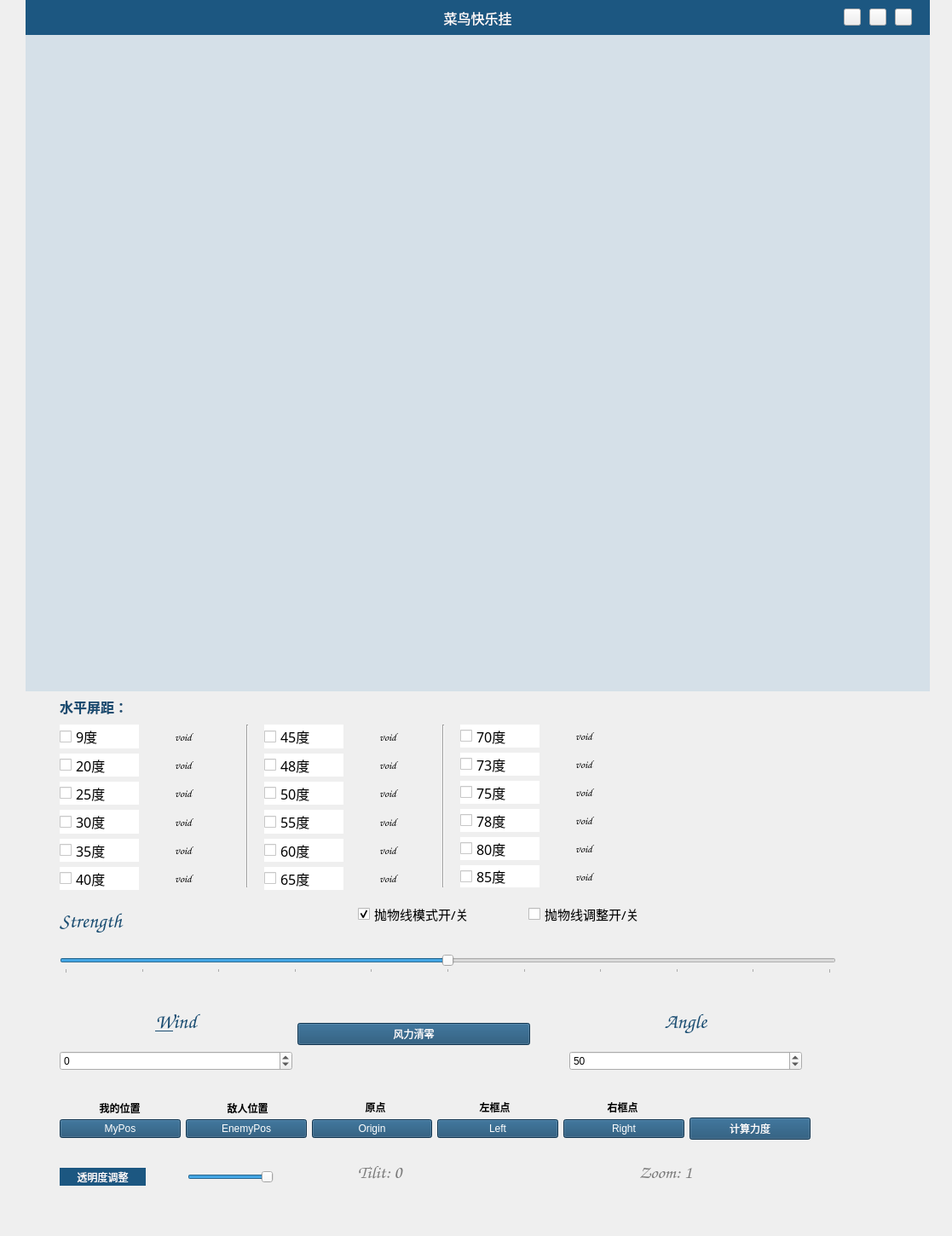
<?xml version="1.0" encoding="UTF-8"?>
<ui version="4.0">
 <class>Form</class>
 <widget class="QWidget" name="Form">
  <property name="geometry">
   <rect>
    <x>0</x>
    <y>0</y>
    <width>1117</width>
    <height>1450</height>
   </rect>
  </property>
  <property name="focusPolicy">
   <enum>Qt::ClickFocus</enum>
  </property>
  <property name="windowTitle">
   <string>薪资统计</string>
  </property>
  <property name="windowIcon">
   <iconset>
    <normaloff>冲浪.png</normaloff>冲浪.png</iconset>
  </property>
  <property name="windowOpacity">
   <double>1.000000000000000</double>
  </property>
  <property name="styleSheet">
   <string notr="true">background-image: url(:/新前缀/未标题-2.png);</string>
  </property>
  <widget class="QSlider" name="strength">
   <property name="geometry">
    <rect>
     <x>70</x>
     <y>1120</y>
     <width>911</width>
     <height>22</height>
    </rect>
   </property>
   <property name="focusPolicy">
    <enum>Qt::StrongFocus</enum>
   </property>
   <property name="toolTip">
    <string>调整力度</string>
   </property>
   <property name="maximum">
    <number>1000</number>
   </property>
   <property name="singleStep">
    <number>10</number>
   </property>
   <property name="value">
    <number>500</number>
   </property>
   <property name="orientation">
    <enum>Qt::Horizontal</enum>
   </property>
   <property name="invertedAppearance">
    <bool>false</bool>
   </property>
   <property name="tickPosition">
    <enum>QSlider::TicksBelow</enum>
   </property>
   <property name="tickInterval">
    <number>100</number>
   </property>
  </widget>
  <widget class="QLabel" name="label_strength">
   <property name="geometry">
    <rect>
     <x>70</x>
     <y>1050</y>
     <width>301</width>
     <height>61</height>
    </rect>
   </property>
   <property name="font">
    <font>
     <family>Comic Sans MS</family>
     <pointsize>18</pointsize>
    </font>
   </property>
   <property name="styleSheet">
    <string notr="true">color: rgb(25, 76, 113);</string>
   </property>
   <property name="text">
    <string>Strength</string>
   </property>
   <property name="alignment">
    <set>Qt::AlignLeading|Qt::AlignLeft|Qt::AlignVCenter</set>
   </property>
  </widget>
  <widget class="QWidget" name="layoutWidget">
   <property name="geometry">
    <rect>
     <x>70</x>
     <y>1170</y>
     <width>911</width>
     <height>86</height>
    </rect>
   </property>
   <layout class="QHBoxLayout" name="horizontalLayout">
    <item>
     <layout class="QVBoxLayout" name="verticalLayout">
      <item>
       <widget class="QLabel" name="label_wind">
        <property name="sizePolicy">
         <sizepolicy hsizetype="Minimum" vsizetype="Minimum">
          <horstretch>0</horstretch>
          <verstretch>0</verstretch>
         </sizepolicy>
        </property>
        <property name="font">
         <font>
          <family>Comic Sans MS</family>
          <pointsize>18</pointsize>
          <kerning>false</kerning>
         </font>
        </property>
        <property name="focusPolicy">
         <enum>Qt::NoFocus</enum>
        </property>
        <property name="styleSheet">
         <string notr="true">color: rgb(25, 76, 113);</string>
        </property>
        <property name="text">
         <string>&amp;Wind</string>
        </property>
        <property name="alignment">
         <set>Qt::AlignCenter</set>
        </property>
        <property name="buddy">
         <cstring>wind</cstring>
        </property>
       </widget>
      </item>
      <item>
       <widget class="QDoubleSpinBox" name="wind">
        <property name="mouseTracking">
         <bool>false</bool>
        </property>
        <property name="focusPolicy">
         <enum>Qt::WheelFocus</enum>
        </property>
        <property name="acceptDrops">
         <bool>false</bool>
        </property>
        <property name="wrapping">
         <bool>false</bool>
        </property>
        <property name="decimals">
         <number>0</number>
        </property>
        <property name="minimum">
         <double>-1600.000000000000000</double>
        </property>
        <property name="maximum">
         <double>1600.000000000000000</double>
        </property>
        <property name="singleStep">
         <double>1.000000000000000</double>
        </property>
       </widget>
      </item>
     </layout>
    </item>
    <item>
     <widget class="QPushButton" name="windcleanbutton">
      <property name="font">
       <font>
        <family>华光粗圆_CNKI</family>
       </font>
      </property>
      <property name="styleSheet">
       <string notr="true">background-color: rgb(25, 76, 113);
color: rgb(255, 255, 255);</string>
      </property>
      <property name="text">
       <string>风力清零</string>
      </property>
     </widget>
    </item>
    <item>
     <spacer name="horizontalSpacer">
      <property name="orientation">
       <enum>Qt::Horizontal</enum>
      </property>
      <property name="sizeType">
       <enum>QSizePolicy::Preferred</enum>
      </property>
      <property name="sizeHint" stdset="0">
       <size>
        <width>40</width>
        <height>20</height>
       </size>
      </property>
     </spacer>
    </item>
    <item>
     <layout class="QVBoxLayout" name="verticalLayout_2">
      <item>
       <widget class="QLabel" name="label_angle">
        <property name="sizePolicy">
         <sizepolicy hsizetype="Minimum" vsizetype="Minimum">
          <horstretch>0</horstretch>
          <verstretch>0</verstretch>
         </sizepolicy>
        </property>
        <property name="font">
         <font>
          <family>Comic Sans MS</family>
          <pointsize>18</pointsize>
         </font>
        </property>
        <property name="layoutDirection">
         <enum>Qt::LeftToRight</enum>
        </property>
        <property name="styleSheet">
         <string notr="true">color: rgb(25, 76, 113);</string>
        </property>
        <property name="text">
         <string>Angle</string>
        </property>
        <property name="alignment">
         <set>Qt::AlignCenter</set>
        </property>
       </widget>
      </item>
      <item>
       <widget class="QSpinBox" name="angle">
        <property name="mouseTracking">
         <bool>false</bool>
        </property>
        <property name="focusPolicy">
         <enum>Qt::WheelFocus</enum>
        </property>
        <property name="acceptDrops">
         <bool>false</bool>
        </property>
        <property name="inputMethodHints">
         <set>Qt::ImhFormattedNumbersOnly</set>
        </property>
        <property name="maximum">
         <number>120</number>
        </property>
        <property name="value">
         <number>50</number>
        </property>
       </widget>
      </item>
     </layout>
    </item>
    <item>
     <spacer name="horizontalSpacer_2">
      <property name="orientation">
       <enum>Qt::Horizontal</enum>
      </property>
      <property name="sizeType">
       <enum>QSizePolicy::Preferred</enum>
      </property>
      <property name="sizeHint" stdset="0">
       <size>
        <width>40</width>
        <height>20</height>
       </size>
      </property>
     </spacer>
    </item>
   </layout>
  </widget>
  <widget class="QLabel" name="mypos">
   <property name="geometry">
    <rect>
     <x>90</x>
     <y>1290</y>
     <width>101</width>
     <height>20</height>
    </rect>
   </property>
   <property name="font">
    <font>
     <family>华光细圆_CNKI</family>
     <pointsize>9</pointsize>
     <kerning>true</kerning>
    </font>
   </property>
   <property name="text">
    <string>&lt;html&gt;&lt;head/&gt;&lt;body&gt;&lt;p&gt;&lt;span style=&quot; font-weight:600;&quot;&gt;我的位置&lt;/span&gt;&lt;/p&gt;&lt;/body&gt;&lt;/html&gt;</string>
   </property>
   <property name="alignment">
    <set>Qt::AlignCenter</set>
   </property>
  </widget>
  <widget class="QLabel" name="origin">
   <property name="geometry">
    <rect>
     <x>400</x>
     <y>1290</y>
     <width>81</width>
     <height>18</height>
    </rect>
   </property>
   <property name="sizePolicy">
    <sizepolicy hsizetype="Minimum" vsizetype="Minimum">
     <horstretch>0</horstretch>
     <verstretch>0</verstretch>
    </sizepolicy>
   </property>
   <property name="font">
    <font>
     <family>华光细圆_CNKI</family>
     <pointsize>9</pointsize>
     <kerning>true</kerning>
    </font>
   </property>
   <property name="text">
    <string>&lt;html&gt;&lt;head/&gt;&lt;body&gt;&lt;p&gt;&lt;span style=&quot; font-weight:600;&quot;&gt;原点&lt;/span&gt;&lt;/p&gt;&lt;/body&gt;&lt;/html&gt;</string>
   </property>
   <property name="alignment">
    <set>Qt::AlignCenter</set>
   </property>
  </widget>
  <widget class="QLabel" name="left">
   <property name="geometry">
    <rect>
     <x>540</x>
     <y>1290</y>
     <width>81</width>
     <height>18</height>
    </rect>
   </property>
   <property name="sizePolicy">
    <sizepolicy hsizetype="Minimum" vsizetype="Minimum">
     <horstretch>0</horstretch>
     <verstretch>0</verstretch>
    </sizepolicy>
   </property>
   <property name="font">
    <font>
     <family>华光细圆_CNKI</family>
     <pointsize>9</pointsize>
     <kerning>true</kerning>
    </font>
   </property>
   <property name="text">
    <string>&lt;html&gt;&lt;head/&gt;&lt;body&gt;&lt;p&gt;&lt;span style=&quot; font-weight:600;&quot;&gt;左框点&lt;/span&gt;&lt;/p&gt;&lt;/body&gt;&lt;/html&gt;</string>
   </property>
   <property name="alignment">
    <set>Qt::AlignCenter</set>
   </property>
  </widget>
  <widget class="QLabel" name="right">
   <property name="geometry">
    <rect>
     <x>690</x>
     <y>1290</y>
     <width>81</width>
     <height>18</height>
    </rect>
   </property>
   <property name="sizePolicy">
    <sizepolicy hsizetype="Minimum" vsizetype="Minimum">
     <horstretch>0</horstretch>
     <verstretch>0</verstretch>
    </sizepolicy>
   </property>
   <property name="font">
    <font>
     <family>华光细圆_CNKI</family>
     <pointsize>9</pointsize>
     <kerning>true</kerning>
    </font>
   </property>
   <property name="text">
    <string>&lt;html&gt;&lt;head/&gt;&lt;body&gt;&lt;p&gt;&lt;span style=&quot; font-weight:600;&quot;&gt;右框点&lt;/span&gt;&lt;/p&gt;&lt;/body&gt;&lt;/html&gt;</string>
   </property>
   <property name="alignment">
    <set>Qt::AlignCenter</set>
   </property>
  </widget>
  <widget class="QWidget" name="layoutWidget">
   <property name="geometry">
    <rect>
     <x>70</x>
     <y>1310</y>
     <width>881</width>
     <height>28</height>
    </rect>
   </property>
   <layout class="QHBoxLayout" name="horizontalLayout_2">
    <item>
     <widget class="QPushButton" name="MyPosbutton">
      <property name="font">
       <font>
        <family>Arial</family>
       </font>
      </property>
      <property name="focusPolicy">
       <enum>Qt::StrongFocus</enum>
      </property>
      <property name="styleSheet">
       <string notr="true">background-color: rgb(25, 76, 113);
color: rgb(255, 255, 255);</string>
      </property>
      <property name="text">
       <string>MyPos</string>
      </property>
      <property name="shortcut">
       <string>Z</string>
      </property>
      <property name="autoDefault">
       <bool>false</bool>
      </property>
     </widget>
    </item>
    <item>
     <widget class="QPushButton" name="EnemyPosbutton">
      <property name="font">
       <font>
        <family>Arial</family>
       </font>
      </property>
      <property name="styleSheet">
       <string notr="true">background-color: rgb(25, 76, 113);
color: rgb(255, 255, 255);</string>
      </property>
      <property name="text">
       <string>EnemyPos</string>
      </property>
      <property name="shortcut">
       <string>X</string>
      </property>
     </widget>
    </item>
    <item>
     <widget class="QPushButton" name="Originbutton">
      <property name="font">
       <font>
        <family>Arial</family>
       </font>
      </property>
      <property name="styleSheet">
       <string notr="true">background-color: rgb(25, 76, 113);
color: rgb(255, 255, 255);</string>
      </property>
      <property name="text">
       <string>Origin</string>
      </property>
      <property name="shortcut">
       <string>`</string>
      </property>
     </widget>
    </item>
    <item>
     <widget class="QPushButton" name="Leftbutton">
      <property name="font">
       <font>
        <family>Arial</family>
       </font>
      </property>
      <property name="styleSheet">
       <string notr="true">background-color: rgb(25, 76, 113);
color: rgb(255, 255, 255);</string>
      </property>
      <property name="text">
       <string>Left</string>
      </property>
      <property name="shortcut">
       <string>[</string>
      </property>
     </widget>
    </item>
    <item>
     <widget class="QPushButton" name="Rightbutton">
      <property name="font">
       <font>
        <family>Arial</family>
       </font>
      </property>
      <property name="styleSheet">
       <string notr="true">background-color: rgb(25, 76, 113);
color: rgb(255, 255, 255);</string>
      </property>
      <property name="text">
       <string>Right</string>
      </property>
      <property name="shortcut">
       <string>]</string>
      </property>
     </widget>
    </item>
    <item>
     <widget class="QPushButton" name="calculatebutton">
      <property name="font">
       <font>
        <family>Arial</family>
       </font>
      </property>
      <property name="styleSheet">
       <string notr="true">background-color: rgb(25, 76, 113);
color: rgb(255, 255, 255);</string>
      </property>
      <property name="text">
       <string>计算力度</string>
      </property>
      <property name="shortcut">
       <string>C</string>
      </property>
     </widget>
    </item>
   </layout>
   <zorder>Originbutton</zorder>
   <zorder>MyPosbutton</zorder>
   <zorder>Leftbutton</zorder>
   <zorder>Rightbutton</zorder>
   <zorder>EnemyPosbutton</zorder>
   <zorder>calculatebutton</zorder>
  </widget>
  <widget class="QLabel" name="enemypos">
   <property name="geometry">
    <rect>
     <x>240</x>
     <y>1290</y>
     <width>101</width>
     <height>20</height>
    </rect>
   </property>
   <property name="sizePolicy">
    <sizepolicy hsizetype="Minimum" vsizetype="Minimum">
     <horstretch>0</horstretch>
     <verstretch>0</verstretch>
    </sizepolicy>
   </property>
   <property name="font">
    <font>
     <family>华光细圆_CNKI</family>
     <pointsize>9</pointsize>
     <kerning>true</kerning>
    </font>
   </property>
   <property name="text">
    <string>&lt;html&gt;&lt;head/&gt;&lt;body&gt;&lt;p&gt;&lt;span style=&quot; font-weight:600;&quot;&gt;敌人位置&lt;/span&gt;&lt;/p&gt;&lt;/body&gt;&lt;/html&gt;</string>
   </property>
   <property name="alignment">
    <set>Qt::AlignCenter</set>
   </property>
  </widget>
  <widget class="QLabel" name="distancelabel">
   <property name="geometry">
    <rect>
     <x>70</x>
     <y>820</y>
     <width>371</width>
     <height>21</height>
    </rect>
   </property>
   <property name="font">
    <font>
     <family>黑体</family>
     <pointsize>12</pointsize>
     <bold>true</bold>
    </font>
   </property>
   <property name="layoutDirection">
    <enum>Qt::RightToLeft</enum>
   </property>
   <property name="styleSheet">
    <string notr="true">color: rgb(25, 76, 113)
</string>
   </property>
   <property name="text">
    <string>水平屏距：</string>
   </property>
   <property name="alignment">
    <set>Qt::AlignBottom|Qt::AlignLeading|Qt::AlignLeft</set>
   </property>
   <property name="wordWrap">
    <bool>false</bool>
   </property>
  </widget>
  <widget class="Line" name="line">
   <property name="geometry">
    <rect>
     <x>280</x>
     <y>850</y>
     <width>20</width>
     <height>191</height>
    </rect>
   </property>
   <property name="orientation">
    <enum>Qt::Vertical</enum>
   </property>
  </widget>
  <widget class="Line" name="line_2">
   <property name="geometry">
    <rect>
     <x>510</x>
     <y>850</y>
     <width>20</width>
     <height>191</height>
    </rect>
   </property>
   <property name="orientation">
    <enum>Qt::Vertical</enum>
   </property>
  </widget>
  <widget class="QWidget" name="layoutWidget">
   <property name="geometry">
    <rect>
     <x>310</x>
     <y>850</y>
     <width>191</width>
     <height>194</height>
    </rect>
   </property>
   <layout class="QVBoxLayout" name="verticalLayout_5">
    <item>
     <layout class="QHBoxLayout" name="horizontalLayout_13">
      <item>
       <widget class="QCheckBox" name="cb45">
        <property name="font">
         <font>
          <family>华光粗圆_CNKI</family>
          <pointsize>12</pointsize>
         </font>
        </property>
        <property name="styleSheet">
         <string notr="true">color: rgb(0, 0, 0);
background-color: rgb(255, 255, 255);</string>
        </property>
        <property name="text">
         <string>45度</string>
        </property>
       </widget>
      </item>
      <item>
       <widget class="QLabel" name="st45">
        <property name="font">
         <font>
          <family>Comic Sans MS</family>
          <pointsize>10</pointsize>
          <italic>false</italic>
          <bold>false</bold>
          <kerning>false</kerning>
         </font>
        </property>
        <property name="styleSheet">
         <string notr="true">color: rrgb(154, 154, 154)
</string>
        </property>
        <property name="text">
         <string>void</string>
        </property>
        <property name="alignment">
         <set>Qt::AlignCenter</set>
        </property>
       </widget>
      </item>
     </layout>
    </item>
    <item>
     <layout class="QHBoxLayout" name="horizontalLayout_14">
      <item>
       <widget class="QCheckBox" name="cb48">
        <property name="font">
         <font>
          <family>华光粗圆_CNKI</family>
          <pointsize>12</pointsize>
         </font>
        </property>
        <property name="styleSheet">
         <string notr="true">color: rgb(0, 0, 0);
background-color: rgb(255, 255, 255);</string>
        </property>
        <property name="text">
         <string>48度</string>
        </property>
       </widget>
      </item>
      <item>
       <widget class="QLabel" name="st48">
        <property name="font">
         <font>
          <family>Comic Sans MS</family>
          <pointsize>10</pointsize>
          <italic>false</italic>
          <bold>false</bold>
          <kerning>false</kerning>
         </font>
        </property>
        <property name="styleSheet">
         <string notr="true">color: rrgb(154, 154, 154)
</string>
        </property>
        <property name="text">
         <string>void</string>
        </property>
        <property name="alignment">
         <set>Qt::AlignCenter</set>
        </property>
       </widget>
      </item>
     </layout>
    </item>
    <item>
     <layout class="QHBoxLayout" name="horizontalLayout_15">
      <item>
       <widget class="QCheckBox" name="cb50">
        <property name="font">
         <font>
          <family>华光粗圆_CNKI</family>
          <pointsize>12</pointsize>
         </font>
        </property>
        <property name="styleSheet">
         <string notr="true">color: rgb(0, 0, 0);
background-color: rgb(255, 255, 255);</string>
        </property>
        <property name="text">
         <string>50度</string>
        </property>
       </widget>
      </item>
      <item>
       <widget class="QLabel" name="st50">
        <property name="font">
         <font>
          <family>Comic Sans MS</family>
          <pointsize>10</pointsize>
          <italic>false</italic>
          <bold>false</bold>
          <kerning>false</kerning>
         </font>
        </property>
        <property name="styleSheet">
         <string notr="true">color: rrgb(154, 154, 154)
</string>
        </property>
        <property name="text">
         <string>void</string>
        </property>
        <property name="alignment">
         <set>Qt::AlignCenter</set>
        </property>
       </widget>
      </item>
     </layout>
    </item>
    <item>
     <layout class="QHBoxLayout" name="horizontalLayout_16">
      <item>
       <widget class="QCheckBox" name="cb55">
        <property name="font">
         <font>
          <family>华光粗圆_CNKI</family>
          <pointsize>12</pointsize>
         </font>
        </property>
        <property name="styleSheet">
         <string notr="true">color: rgb(0, 0, 0);
background-color: rgb(255, 255, 255);</string>
        </property>
        <property name="text">
         <string>55度</string>
        </property>
       </widget>
      </item>
      <item>
       <widget class="QLabel" name="st55">
        <property name="font">
         <font>
          <family>Comic Sans MS</family>
          <pointsize>10</pointsize>
          <italic>false</italic>
          <bold>false</bold>
          <kerning>false</kerning>
         </font>
        </property>
        <property name="styleSheet">
         <string notr="true">color: rrgb(154, 154, 154)
</string>
        </property>
        <property name="text">
         <string>void</string>
        </property>
        <property name="alignment">
         <set>Qt::AlignCenter</set>
        </property>
       </widget>
      </item>
     </layout>
    </item>
    <item>
     <layout class="QHBoxLayout" name="horizontalLayout_17">
      <item>
       <widget class="QCheckBox" name="cb60">
        <property name="font">
         <font>
          <family>华光粗圆_CNKI</family>
          <pointsize>12</pointsize>
         </font>
        </property>
        <property name="styleSheet">
         <string notr="true">color: rgb(0, 0, 0);
background-color: rgb(255, 255, 255);</string>
        </property>
        <property name="text">
         <string>60度</string>
        </property>
       </widget>
      </item>
      <item>
       <widget class="QLabel" name="st60">
        <property name="font">
         <font>
          <family>Comic Sans MS</family>
          <pointsize>10</pointsize>
          <italic>false</italic>
          <bold>false</bold>
          <kerning>false</kerning>
         </font>
        </property>
        <property name="styleSheet">
         <string notr="true">color: rrgb(154, 154, 154)
</string>
        </property>
        <property name="text">
         <string>void</string>
        </property>
        <property name="alignment">
         <set>Qt::AlignCenter</set>
        </property>
       </widget>
      </item>
     </layout>
    </item>
    <item>
     <layout class="QHBoxLayout" name="horizontalLayout_18">
      <item>
       <widget class="QCheckBox" name="cb65">
        <property name="font">
         <font>
          <family>华光粗圆_CNKI</family>
          <pointsize>12</pointsize>
         </font>
        </property>
        <property name="styleSheet">
         <string notr="true">color: rgb(0, 0, 0);
background-color: rgb(255, 255, 255);</string>
        </property>
        <property name="text">
         <string>65度</string>
        </property>
       </widget>
      </item>
      <item>
       <widget class="QLabel" name="st65">
        <property name="font">
         <font>
          <family>Comic Sans MS</family>
          <pointsize>10</pointsize>
          <italic>false</italic>
          <bold>false</bold>
          <kerning>false</kerning>
         </font>
        </property>
        <property name="styleSheet">
         <string notr="true">color: rrgb(154, 154, 154)
</string>
        </property>
        <property name="text">
         <string>void</string>
        </property>
        <property name="alignment">
         <set>Qt::AlignCenter</set>
        </property>
       </widget>
      </item>
     </layout>
    </item>
   </layout>
  </widget>
  <widget class="QWidget" name="layoutWidget">
   <property name="geometry">
    <rect>
     <x>70</x>
     <y>850</y>
     <width>191</width>
     <height>194</height>
    </rect>
   </property>
   <layout class="QVBoxLayout" name="verticalLayout_4">
    <item>
     <layout class="QHBoxLayout" name="horizontalLayout_7">
      <item>
       <widget class="QCheckBox" name="cb9">
        <property name="sizePolicy">
         <sizepolicy hsizetype="Minimum" vsizetype="Minimum">
          <horstretch>0</horstretch>
          <verstretch>0</verstretch>
         </sizepolicy>
        </property>
        <property name="font">
         <font>
          <family>华光粗圆_CNKI</family>
          <pointsize>12</pointsize>
         </font>
        </property>
        <property name="styleSheet">
         <string notr="true">color: rgb(0, 0, 0);
background-color: rgb(255, 255, 255);</string>
        </property>
        <property name="text">
         <string>9度</string>
        </property>
       </widget>
      </item>
      <item>
       <widget class="QLabel" name="st9">
        <property name="font">
         <font>
          <family>Comic Sans MS</family>
          <pointsize>10</pointsize>
         </font>
        </property>
        <property name="autoFillBackground">
         <bool>false</bool>
        </property>
        <property name="styleSheet">
         <string notr="true">color: rrgb(154, 154, 154)
</string>
        </property>
        <property name="text">
         <string>void</string>
        </property>
        <property name="alignment">
         <set>Qt::AlignCenter</set>
        </property>
       </widget>
      </item>
     </layout>
    </item>
    <item>
     <layout class="QHBoxLayout" name="horizontalLayout_8">
      <item>
       <widget class="QCheckBox" name="cb20">
        <property name="sizePolicy">
         <sizepolicy hsizetype="Minimum" vsizetype="Minimum">
          <horstretch>0</horstretch>
          <verstretch>0</verstretch>
         </sizepolicy>
        </property>
        <property name="font">
         <font>
          <family>华光粗圆_CNKI</family>
          <pointsize>12</pointsize>
         </font>
        </property>
        <property name="styleSheet">
         <string notr="true">color: rgb(0, 0, 0);
background-color: rgb(255, 255, 255);</string>
        </property>
        <property name="text">
         <string>20度</string>
        </property>
       </widget>
      </item>
      <item>
       <widget class="QLabel" name="st20">
        <property name="font">
         <font>
          <family>Comic Sans MS</family>
          <pointsize>10</pointsize>
         </font>
        </property>
        <property name="styleSheet">
         <string notr="true">color: rrgb(154, 154, 154)
</string>
        </property>
        <property name="text">
         <string>void</string>
        </property>
        <property name="alignment">
         <set>Qt::AlignCenter</set>
        </property>
       </widget>
      </item>
     </layout>
    </item>
    <item>
     <layout class="QHBoxLayout" name="horizontalLayout_9">
      <item>
       <widget class="QCheckBox" name="cb25">
        <property name="font">
         <font>
          <family>华光粗圆_CNKI</family>
          <pointsize>12</pointsize>
         </font>
        </property>
        <property name="styleSheet">
         <string notr="true">color: rgb(0, 0, 0);
background-color: rgb(255, 255, 255);</string>
        </property>
        <property name="text">
         <string>25度</string>
        </property>
       </widget>
      </item>
      <item>
       <widget class="QLabel" name="st25">
        <property name="font">
         <font>
          <family>Comic Sans MS</family>
          <pointsize>10</pointsize>
         </font>
        </property>
        <property name="styleSheet">
         <string notr="true">color: rrgb(154, 154, 154)
</string>
        </property>
        <property name="text">
         <string>void</string>
        </property>
        <property name="alignment">
         <set>Qt::AlignCenter</set>
        </property>
       </widget>
      </item>
     </layout>
    </item>
    <item>
     <layout class="QHBoxLayout" name="horizontalLayout_10">
      <item>
       <widget class="QCheckBox" name="cb30">
        <property name="font">
         <font>
          <family>华光粗圆_CNKI</family>
          <pointsize>12</pointsize>
         </font>
        </property>
        <property name="styleSheet">
         <string notr="true">color: rgb(0, 0, 0);
background-color: rgb(255, 255, 255);</string>
        </property>
        <property name="text">
         <string>30度</string>
        </property>
       </widget>
      </item>
      <item>
       <widget class="QLabel" name="st30">
        <property name="font">
         <font>
          <family>Comic Sans MS</family>
          <pointsize>10</pointsize>
         </font>
        </property>
        <property name="styleSheet">
         <string notr="true">color: rrgb(154, 154, 154)
</string>
        </property>
        <property name="text">
         <string>void</string>
        </property>
        <property name="alignment">
         <set>Qt::AlignCenter</set>
        </property>
       </widget>
      </item>
     </layout>
    </item>
    <item>
     <layout class="QHBoxLayout" name="horizontalLayout_11">
      <item>
       <widget class="QCheckBox" name="cb35">
        <property name="font">
         <font>
          <family>华光粗圆_CNKI</family>
          <pointsize>12</pointsize>
         </font>
        </property>
        <property name="styleSheet">
         <string notr="true">color: rgb(0, 0, 0);
background-color: rgb(255, 255, 255);</string>
        </property>
        <property name="text">
         <string>35度</string>
        </property>
       </widget>
      </item>
      <item>
       <widget class="QLabel" name="st35">
        <property name="font">
         <font>
          <family>Comic Sans MS</family>
          <pointsize>10</pointsize>
         </font>
        </property>
        <property name="styleSheet">
         <string notr="true">color: rrgb(154, 154, 154)
</string>
        </property>
        <property name="text">
         <string>void</string>
        </property>
        <property name="alignment">
         <set>Qt::AlignCenter</set>
        </property>
       </widget>
      </item>
     </layout>
    </item>
    <item>
     <layout class="QHBoxLayout" name="horizontalLayout_12">
      <item>
       <widget class="QCheckBox" name="cb40">
        <property name="font">
         <font>
          <family>华光粗圆_CNKI</family>
          <pointsize>12</pointsize>
         </font>
        </property>
        <property name="styleSheet">
         <string notr="true">color: rgb(0, 0, 0);
background-color: rgb(255, 255, 255);</string>
        </property>
        <property name="text">
         <string>40度</string>
        </property>
       </widget>
      </item>
      <item>
       <widget class="QLabel" name="st40">
        <property name="font">
         <font>
          <family>Comic Sans MS</family>
          <pointsize>10</pointsize>
         </font>
        </property>
        <property name="styleSheet">
         <string notr="true">color: rrgb(154, 154, 154)
</string>
        </property>
        <property name="text">
         <string>void</string>
        </property>
        <property name="alignment">
         <set>Qt::AlignCenter</set>
        </property>
       </widget>
      </item>
     </layout>
    </item>
   </layout>
  </widget>
  <widget class="QWidget" name="layoutWidget">
   <property name="geometry">
    <rect>
     <x>540</x>
     <y>850</y>
     <width>191</width>
     <height>191</height>
    </rect>
   </property>
   <layout class="QVBoxLayout" name="verticalLayout_6">
    <item>
     <layout class="QHBoxLayout" name="horizontalLayout_19">
      <item>
       <widget class="QCheckBox" name="cb70">
        <property name="font">
         <font>
          <family>华光粗圆_CNKI</family>
          <pointsize>12</pointsize>
         </font>
        </property>
        <property name="styleSheet">
         <string notr="true">color: rgb(0, 0, 0);
background-color: rgb(255, 255, 255);</string>
        </property>
        <property name="text">
         <string>70度</string>
        </property>
       </widget>
      </item>
      <item>
       <widget class="QLabel" name="st70">
        <property name="font">
         <font>
          <family>Comic Sans MS</family>
          <pointsize>10</pointsize>
          <italic>false</italic>
          <bold>false</bold>
          <kerning>false</kerning>
         </font>
        </property>
        <property name="styleSheet">
         <string notr="true">color: rrgb(154, 154, 154)
</string>
        </property>
        <property name="text">
         <string>void</string>
        </property>
        <property name="alignment">
         <set>Qt::AlignCenter</set>
        </property>
       </widget>
      </item>
     </layout>
    </item>
    <item>
     <layout class="QHBoxLayout" name="horizontalLayout_20">
      <item>
       <widget class="QCheckBox" name="cb73">
        <property name="font">
         <font>
          <family>华光粗圆_CNKI</family>
          <pointsize>12</pointsize>
         </font>
        </property>
        <property name="styleSheet">
         <string notr="true">color: rgb(0, 0, 0);
background-color: rgb(255, 255, 255);</string>
        </property>
        <property name="text">
         <string>73度</string>
        </property>
       </widget>
      </item>
      <item>
       <widget class="QLabel" name="st73">
        <property name="font">
         <font>
          <family>Comic Sans MS</family>
          <pointsize>10</pointsize>
          <italic>false</italic>
          <bold>false</bold>
          <kerning>false</kerning>
         </font>
        </property>
        <property name="styleSheet">
         <string notr="true">color: rrgb(154, 154, 154)
</string>
        </property>
        <property name="text">
         <string>void</string>
        </property>
        <property name="alignment">
         <set>Qt::AlignCenter</set>
        </property>
       </widget>
      </item>
     </layout>
    </item>
    <item>
     <layout class="QHBoxLayout" name="horizontalLayout_21">
      <item>
       <widget class="QCheckBox" name="cb75">
        <property name="font">
         <font>
          <family>华光粗圆_CNKI</family>
          <pointsize>12</pointsize>
         </font>
        </property>
        <property name="styleSheet">
         <string notr="true">color: rgb(0, 0, 0);
background-color: rgb(255, 255, 255);</string>
        </property>
        <property name="text">
         <string>75度</string>
        </property>
       </widget>
      </item>
      <item>
       <widget class="QLabel" name="st75">
        <property name="font">
         <font>
          <family>Comic Sans MS</family>
          <pointsize>10</pointsize>
          <italic>false</italic>
          <bold>false</bold>
          <kerning>false</kerning>
         </font>
        </property>
        <property name="styleSheet">
         <string notr="true">color: rrgb(154, 154, 154)
</string>
        </property>
        <property name="text">
         <string>void</string>
        </property>
        <property name="alignment">
         <set>Qt::AlignCenter</set>
        </property>
       </widget>
      </item>
     </layout>
    </item>
    <item>
     <layout class="QHBoxLayout" name="horizontalLayout_22">
      <item>
       <widget class="QCheckBox" name="cb78">
        <property name="font">
         <font>
          <family>华光粗圆_CNKI</family>
          <pointsize>12</pointsize>
         </font>
        </property>
        <property name="styleSheet">
         <string notr="true">color: rgb(0, 0, 0);
background-color: rgb(255, 255, 255);</string>
        </property>
        <property name="text">
         <string>78度</string>
        </property>
       </widget>
      </item>
      <item>
       <widget class="QLabel" name="st78">
        <property name="font">
         <font>
          <family>Comic Sans MS</family>
          <pointsize>10</pointsize>
          <italic>false</italic>
          <bold>false</bold>
          <kerning>false</kerning>
         </font>
        </property>
        <property name="styleSheet">
         <string notr="true">color: rrgb(154, 154, 154)
</string>
        </property>
        <property name="text">
         <string>void</string>
        </property>
        <property name="alignment">
         <set>Qt::AlignCenter</set>
        </property>
       </widget>
      </item>
     </layout>
    </item>
    <item>
     <layout class="QHBoxLayout" name="horizontalLayout_23">
      <item>
       <widget class="QCheckBox" name="cb80">
        <property name="font">
         <font>
          <family>华光粗圆_CNKI</family>
          <pointsize>12</pointsize>
         </font>
        </property>
        <property name="styleSheet">
         <string notr="true">background-color: rgb(255, 255, 255);
color: rgb(0, 0, 0);
</string>
        </property>
        <property name="text">
         <string>80度</string>
        </property>
       </widget>
      </item>
      <item>
       <widget class="QLabel" name="st80">
        <property name="font">
         <font>
          <family>Comic Sans MS</family>
          <pointsize>10</pointsize>
          <italic>false</italic>
          <bold>false</bold>
          <kerning>false</kerning>
         </font>
        </property>
        <property name="styleSheet">
         <string notr="true">color: rrgb(154, 154, 154)
</string>
        </property>
        <property name="text">
         <string>void</string>
        </property>
        <property name="alignment">
         <set>Qt::AlignCenter</set>
        </property>
       </widget>
      </item>
     </layout>
    </item>
    <item>
     <layout class="QHBoxLayout" name="horizontalLayout_24">
      <item>
       <widget class="QCheckBox" name="cb85">
        <property name="font">
         <font>
          <family>华光粗圆_CNKI</family>
          <pointsize>12</pointsize>
         </font>
        </property>
        <property name="styleSheet">
         <string notr="true">background-color: rgb(255, 255, 255);
color: rgb(0, 0, 0);
</string>
        </property>
        <property name="text">
         <string>85度</string>
        </property>
       </widget>
      </item>
      <item>
       <widget class="QLabel" name="st85">
        <property name="font">
         <font>
          <family>Comic Sans MS</family>
          <pointsize>10</pointsize>
          <italic>false</italic>
          <bold>false</bold>
          <kerning>false</kerning>
         </font>
        </property>
        <property name="styleSheet">
         <string notr="true">color: rrgb(154, 154, 154)
</string>
        </property>
        <property name="text">
         <string>void</string>
        </property>
        <property name="alignment">
         <set>Qt::AlignCenter</set>
        </property>
       </widget>
      </item>
     </layout>
    </item>
   </layout>
  </widget>
  <widget class="QCheckBox" name="opencurve">
   <property name="geometry">
    <rect>
     <x>420</x>
     <y>1060</y>
     <width>171</width>
     <height>25</height>
    </rect>
   </property>
   <property name="font">
    <font>
     <family>华光粗圆_CNKI</family>
     <pointsize>11</pointsize>
    </font>
   </property>
   <property name="styleSheet">
    <string notr="true">color: rgb(255, 255, 255);
color: rgb(0, 0, 0);
</string>
   </property>
   <property name="text">
    <string>抛物线模式开/关</string>
   </property>
   <property name="checked">
    <bool>true</bool>
   </property>
  </widget>
  <widget class="QCheckBox" name="modifycurve">
   <property name="geometry">
    <rect>
     <x>620</x>
     <y>1060</y>
     <width>211</width>
     <height>25</height>
    </rect>
   </property>
   <property name="font">
    <font>
     <family>华光粗圆_CNKI</family>
     <pointsize>11</pointsize>
    </font>
   </property>
   <property name="styleSheet">
    <string notr="true">color: rgb(255, 255, 255);
color: rgb(0, 0, 0);
</string>
   </property>
   <property name="text">
    <string>抛物线调整开/关</string>
   </property>
  </widget>
  <widget class="QLabel" name="label">
   <property name="geometry">
    <rect>
     <x>70</x>
     <y>1370</y>
     <width>101</width>
     <height>21</height>
    </rect>
   </property>
   <property name="font">
    <font>
     <family>华光粗圆_CNKI</family>
     <pointsize>9</pointsize>
    </font>
   </property>
   <property name="styleSheet">
    <string notr="true">color: rgb(255, 255, 255);
background-color: rgb(28, 87, 129);</string>
   </property>
   <property name="text">
    <string>透明度调整</string>
   </property>
   <property name="alignment">
    <set>Qt::AlignCenter</set>
   </property>
  </widget>
  <widget class="QSlider" name="transaction">
   <property name="geometry">
    <rect>
     <x>220</x>
     <y>1370</y>
     <width>101</width>
     <height>22</height>
    </rect>
   </property>
   <property name="maximum">
    <number>100</number>
   </property>
   <property name="value">
    <number>100</number>
   </property>
   <property name="orientation">
    <enum>Qt::Horizontal</enum>
   </property>
  </widget>
  <widget class="QLabel" name="label_3">
   <property name="geometry">
    <rect>
     <x>30</x>
     <y>20</y>
     <width>1061</width>
     <height>791</height>
    </rect>
   </property>
   <property name="styleSheet">
    <string notr="true">background-color: rgba(129, 176, 210,60);
</string>
   </property>
   <property name="frameShape">
    <enum>QFrame::NoFrame</enum>
   </property>
   <property name="text">
    <string/>
   </property>
  </widget>
  <widget class="QLabel" name="label_2">
   <property name="geometry">
    <rect>
     <x>30</x>
     <y>0</y>
     <width>1061</width>
     <height>41</height>
    </rect>
   </property>
   <property name="font">
    <font>
     <family>楷体</family>
     <pointsize>12</pointsize>
    </font>
   </property>
   <property name="contextMenuPolicy">
    <enum>Qt::DefaultContextMenu</enum>
   </property>
   <property name="styleSheet">
    <string notr="true">background-color: rgb(28, 87, 129);
color: rgb(255, 255, 255);</string>
   </property>
   <property name="text">
    <string>菜鸟快乐挂</string>
   </property>
   <property name="alignment">
    <set>Qt::AlignCenter</set>
   </property>
  </widget>
  <widget class="QLabel" name="label_4">
   <property name="geometry">
    <rect>
     <x>20</x>
     <y>810</y>
     <width>1081</width>
     <height>611</height>
    </rect>
   </property>
   <property name="font">
    <font>
     <pointsize>9</pointsize>
     <kerning>true</kerning>
    </font>
   </property>
   <property name="styleSheet">
    <string notr="true"/>
   </property>
   <property name="text">
    <string/>
   </property>
   <property name="pixmap">
    <pixmap>rect.png</pixmap>
   </property>
   <property name="scaledContents">
    <bool>true</bool>
   </property>
   <property name="alignment">
    <set>Qt::AlignCenter</set>
   </property>
  </widget>
  <widget class="QPushButton" name="pushbutton_close">
   <property name="geometry">
    <rect>
     <x>1050</x>
     <y>10</y>
     <width>20</width>
     <height>20</height>
    </rect>
   </property>
   <property name="toolTip">
    <string>关闭</string>
   </property>
   <property name="text">
    <string/>
   </property>
  </widget>
  <widget class="QPushButton" name="pushButton_2">
   <property name="geometry">
    <rect>
     <x>1020</x>
     <y>10</y>
     <width>20</width>
     <height>20</height>
    </rect>
   </property>
   <property name="toolTip">
    <string>没用</string>
   </property>
   <property name="text">
    <string/>
   </property>
  </widget>
  <widget class="QPushButton" name="pushbutton_mini">
   <property name="geometry">
    <rect>
     <x>990</x>
     <y>10</y>
     <width>20</width>
     <height>20</height>
    </rect>
   </property>
   <property name="toolTip">
    <string>最小化</string>
   </property>
   <property name="text">
    <string/>
   </property>
  </widget>
  <widget class="QLabel" name="anglelabel">
   <property name="geometry">
    <rect>
     <x>420</x>
     <y>1350</y>
     <width>281</width>
     <height>51</height>
    </rect>
   </property>
   <property name="font">
    <font>
     <family>Comic Sans MS</family>
     <pointsize>16</pointsize>
    </font>
   </property>
   <property name="styleSheet">
    <string notr="true">color: rgb(121, 121, 121);</string>
   </property>
   <property name="text">
    <string>Tilit: 0</string>
   </property>
  </widget>
  <widget class="QLabel" name="zoomlabel">
   <property name="geometry">
    <rect>
     <x>750</x>
     <y>1350</y>
     <width>301</width>
     <height>51</height>
    </rect>
   </property>
   <property name="font">
    <font>
     <family>Comic Sans MS</family>
     <pointsize>16</pointsize>
    </font>
   </property>
   <property name="styleSheet">
    <string notr="true">color: rgb(121, 121, 121);</string>
   </property>
   <property name="text">
    <string>Zoom: 1</string>
   </property>
  </widget>
  <zorder>label_4</zorder>
  <zorder>label_3</zorder>
  <zorder>strength</zorder>
  <zorder>label_strength</zorder>
  <zorder>layoutWidget</zorder>
  <zorder>mypos</zorder>
  <zorder>origin</zorder>
  <zorder>left</zorder>
  <zorder>right</zorder>
  <zorder>layoutWidget</zorder>
  <zorder>enemypos</zorder>
  <zorder>distancelabel</zorder>
  <zorder>line</zorder>
  <zorder>line_2</zorder>
  <zorder>layoutWidget</zorder>
  <zorder>layoutWidget</zorder>
  <zorder>layoutWidget</zorder>
  <zorder>opencurve</zorder>
  <zorder>modifycurve</zorder>
  <zorder>label</zorder>
  <zorder>transaction</zorder>
  <zorder>label_2</zorder>
  <zorder>pushbutton_close</zorder>
  <zorder>pushButton_2</zorder>
  <zorder>pushbutton_mini</zorder>
  <zorder>anglelabel</zorder>
  <zorder>zoomlabel</zorder>
 </widget>
 <resources>
  <include location="BgTest.qrc"/>
  <include location="BgTest.qrc"/>
 </resources>
 <connections/>
</ui>
